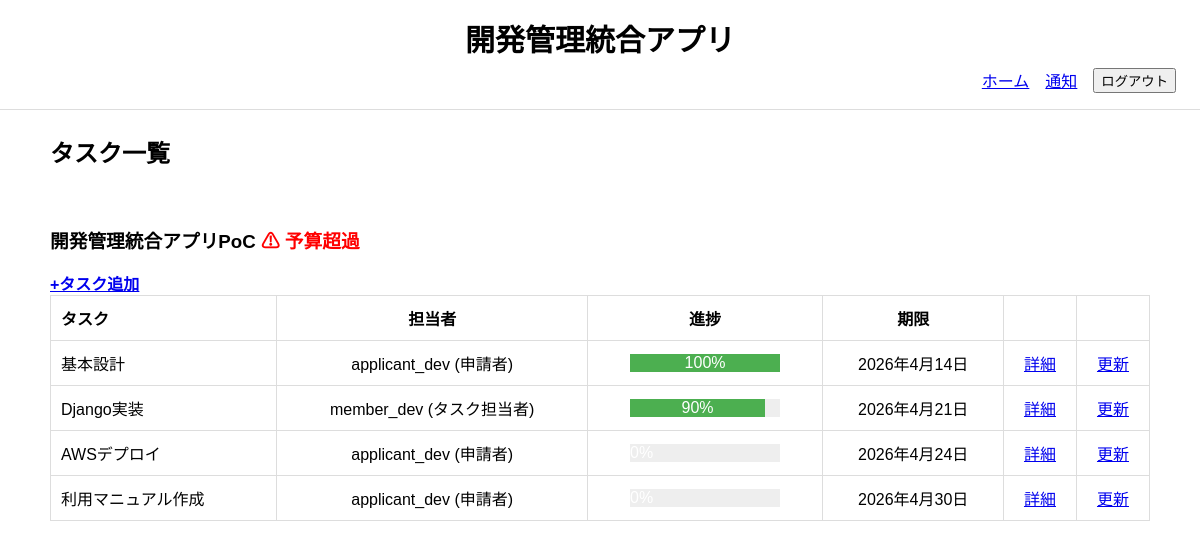
The app's page /tasks/ (signed in), older data.
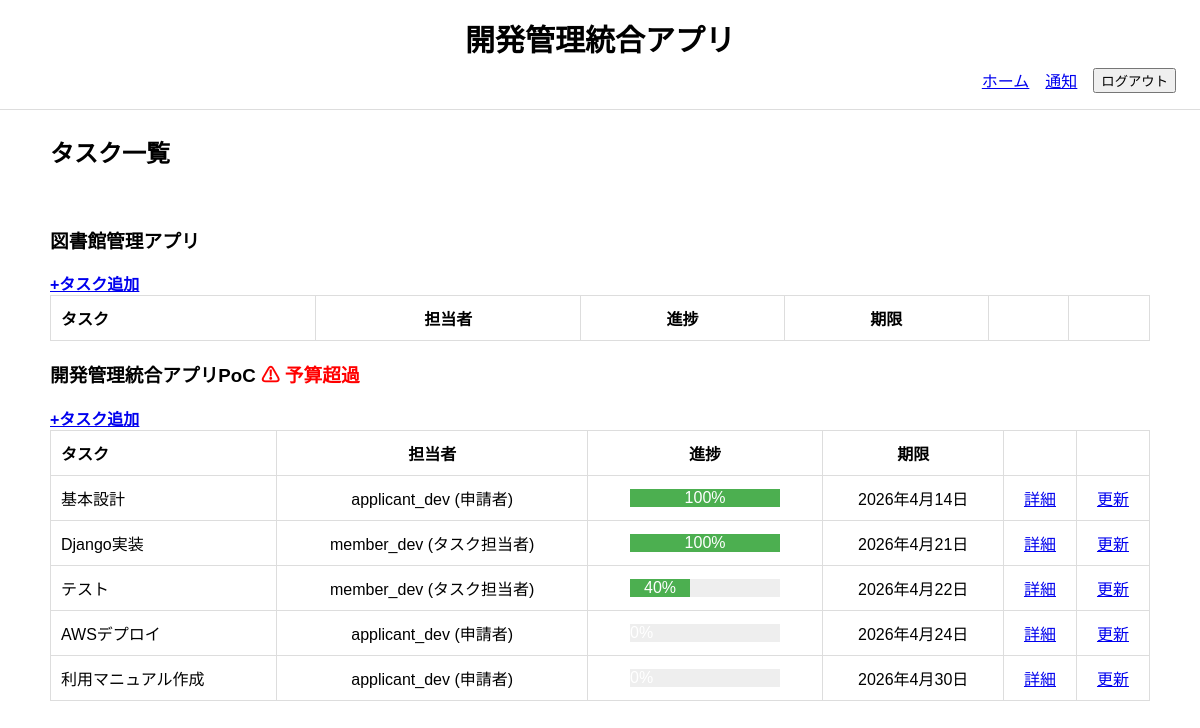
The same page, newer data.
### project_management_app/models.py (models this page shows, shortened)
class Project(models.Model):
    class Status(models.TextChoices):
        DRAFT = "draft", "下書き"
        PENDING_MANAGER = "pending_manager", "部門承認待ち"
        PENDING_HQ = "pending_hq", "本部承認待ち"
        APPROVED = "approved", "承認済"
        IN_PROGRESS = "in_progress", "進行中"
        COMPLETED = "completed", "完了"
        REJECTED = "rejected", "却下"
    name = models.CharField("案件名", max_length=200)
    description = models.TextField("目的・概要")
    applicant = models.ForeignKey(
        CustomUser,
        verbose_name="案件担当者",
        on_delete=models.SET_NULL,
        null=True,
        blank=True,
        related_name="applied_projects"
    )
    department = models.ForeignKey(
        Department,
        verbose_name="担当部門",
        on_delete=models.PROTECT,
        related_name="projects",
    )
    estimated_budget = models.DecimalField(
        "予算額", max_digits=12, decimal_places=0
        )
    progress_rate = models.PositiveIntegerField(
        "全体進捗率",
        default=0,
        validators=[MinValueValidator(0), MaxValueValidator(100)]
    )
    status = models.CharField(
        "ステータス",
        max_length=30,
        choices=Status.choices,
        default=Status.DRAFT
    )
    submitted_at = models.DateField("申請日", null=True, blank=True)
    start_date = models.DateField("開始日", null=True, blank=True)
    due_date = models.DateField("期限", null=True, blank=True)
    approved_at = models.DateField("最終承認日", null=True, blank=True)
    completed_at = models.DateField("完了日", null=True, blank=True)
    created_at = models.DateTimeField("作成日時", auto_now_add=True)
    updated_at = models.DateTimeField("更新日時", auto_now=True)
    class Meta:
        verbose_name = "案件"
        verbose_name_plural = "案件"
        ordering = ["-created_at"]
    @property
    def total_actual_amount(self):
        return (
            self.budget_records.aggregate(
                total=Sum("amount")
            )["total"] or 0
        )
    @property
    def is_over_budget(self):
        return self.total_actual_amount > self.estimated_budget

class Task(models.Model):
    class Status(models.TextChoices):
        NOT_STARTED = "not_started", "未着手"
        IN_PROGRESS = "in_progress", "進行中"
        DONE = "done", "完了"
        DELAYED = "delayed", "遅延"
    project = models.ForeignKey(
        Project,
        verbose_name="案件",
        on_delete=models.CASCADE,
        related_name="tasks"
    )
    assignee = models.ForeignKey(
        CustomUser,
        verbose_name="タスク担当者",
        on_delete=models.SET_NULL,
        null=True,
        blank=True,
        related_name="assigned_tasks"
    )
    title = models.CharField("タスク名", max_length=200)
    description = models.TextField("詳細", blank=True)
    status = models.CharField(
        "ステータス",
        max_length=20,
        choices=Status.choices,
        default=Status.NOT_STARTED
    )
    progress_rate = models.PositiveIntegerField(
        "進捗率",
        default=0,
        validators=[MinValueValidator(0), MaxValueValidator(100)]
    )
    due_date = models.DateField("期限", null=True, blank=True)
    created_at = models.DateTimeField("作成日時", auto_now_add=True)
    updated_at = models.DateTimeField("更新日時", auto_now=True)
    class Meta:
        verbose_name = "タスク"
        verbose_name_plural = "タスク"
        ordering = ["due_date", "id"]
    @property
    def is_delayed(self):
        return bool(
            self.due_date
            and self.due_date < timezone.now().date()
            and self.status != self.Status.DONE
        )

class CustomUser(AbstractUser):
    class Role(models.TextChoices):
        MEMBER = "member", "タスク担当者"
        APPLICANT = "applicant", "申請者"
        MANAGER = "manager", "部門管理者"
        HQ = "hq", "本部管理者"
    department = models.ForeignKey(
        Department,
        verbose_name="所属部門",
        on_delete=models.PROTECT,
        related_name="users",
        null=True,
        blank=True
    )
    role = models.CharField(
        "ロール",
        max_length=30,
        choices=Role.choices,
        default=Role.APPLICANT
    )
    class Meta:
        verbose_name = "ユーザー"
        verbose_name_plural = "ユーザー"
    def __str__(self):
        return f"{self.username} ({self.get_role_display()})"

### project_management_app/views.py (the view)
# urls.py: path('tasks/', MyTaskListView.as_view(), name='my_tasks'),
class MyTaskListView(LoginRequiredMixin, ListView):
    model = Project
    template_name = 'project_management_app/my_task_list.html'
    context_object_name = 'projects'
    def get_queryset(self):
        user = self.request.user
        return (
            Project.objects.filter(
                Q(applicant=user) |
                Q(tasks__assignee=user)
            )
            .prefetch_related(
                Prefetch(
                "tasks",
                queryset=Task.objects.select_related("assignee").order_by("due_date")
                )
            )
            .distinct()
        )

### project_management_app/context_processors.py (called while the page is built)
def notification_count(request):
    if request.user.is_authenticated:
        count = Notification.objects.filter(
            recipient=request.user,
            is_read=False
        ).count()
    else:
        count = 0
    return {
        "unread_notification_count": count
    }

def pending_approval_count(request):
    if request.user.is_authenticated:
        if request.user.role == "manager":
            count = Project.objects.filter(
                department=request.user.department,
                status=Project.Status.PENDING_MANAGER
            ).count()
        elif request.user.role == "hq":
            count = Project.objects.filter(
                status=Project.Status.PENDING_HQ
            ).count()
        else:
            count = 0
    else:
        count = 0
    return {
        "pending_approval_count": count
    }

### project_management_app/templates/project_management_app/my_task_list.html (shortened to what this page needs)
{% extends "project_management_app/base.html" %}
{% block content %}
<h2>タスク一覧</h2>
<br>
{% for project in projects %}
    <h3>
        {{ project.name }}
            {% if project.is_over_budget %}
            <span class="warning">⚠ 予算超過</span>
        {% endif %}
    </h3>
    {% if request.user == project.applicant and project.status != project.Status.COMPLETED %}
        <a href="{% url 'task_create' project.pk %}"><strong>+タスク追加</strong></a>
    {% endif %}
    <table>
        <tr>
            <th>タスク</th>
            <th>担当者</th>
            <th>進捗</th>
            <th>期限</th>
            <th></th>
            <th></th>
        </tr>
        {% for task in project.tasks.all %}
        <tr>
            <td>{{ task.title }}</td>
            <td>{{ task.assignee }}</td>
            <td style="text-align:center;">
                <div style="background:#eee; width:150px; display:inline-block;">
                    <div style="
                        background:#4caf50;
                        width:{{ task.progress_rate }}%;
                        text-align:center;
                        color:white;
                    ">
                        {{ task.progress_rate }}%
                    </div>
                </div>
            </td>
            <td>
                {{ task.due_date }}
            </td>
            <td>
                <a href="{% url 'task_detail' task.pk %}">詳細</a>
            </td>
            <td>
                {% if request.user == task.assignee or request.user == task.project.applicant %}
                    {% if task.project.status == task.project.Status.IN_PROGRESS %}
                        <a href="{% url 'task_update' task.pk %}">更新</a>
                    {% endif %}
                {% else %}
                    -
                {% endif %}
            </td>
        </tr>
        {% endfor %}
    </table>
{% endfor %}
{% endblock %}

### project_management_app/templates/project_management_app/base.html (shortened to what this page needs)
<!DOCTYPE html>
<html lang="ja">
<head>
    {% load static %}
    <link rel="stylesheet" href="{% static 'project_management_app/base.css' %}">
</head>
<body>
    <header class="header">
        <h1>開発管理統合アプリ</h1>
        <nav>
            <a href="{% url 'home' %}">ホーム</a>
            <a href="{% url 'notifications' %}" class="notification-link {% if unread_notification_count > 0 %}unread{% endif %}">
                通知
            </a>
            <form method="post" action="{% url 'logout' %}" class="logout-form">
                <button type="submit" class="logout-link">ログアウト</button>
            </form>
        </nav>
    </header>
    <main class="container">
        {% block content %}{% endblock %}
    </main>
</body>
</html>

### project_management_app/static/project_management_app/base.css (style rules this page uses)
body { font-family: sans-serif; margin: 0; }
.header { display: flex; justify-content: flex-end; align-items: center; flex-wrap: wrap; padding: 16px 24px; border-bottom: 1px solid #ddd; }
.header h1 { width: 100%; text-align: center; margin: 0; font-size: 30px; }
.header nav { width: 100%; display: flex; justify-content: flex-end; gap: 16px; margin-top: 8px; }
.container { max-width: 1100px; margin: 24px auto; padding: 0 16px; }
table { width: 100%; border-collapse: collapse; }
th, td { text-align: center; vertical-align: middle; padding: 10px; border: 1px solid #ddd; }
th:first-child, td:first-child { text-align: left; }
.warning { color: red; font-weight: bold; }

Row changes from the older to the newer data that the page shows:
added Project: name "図書館管理アプリ", status "+タスク追加"
changed Task "Django実装": progress_rate "90" → "100"
added Task: title "テスト", assignee "member_dev (タスク担当者)", progress_rate "40", due_date "2026年4月22日", shows "更新", shown under Project "開発管理統合アプリPoC"
